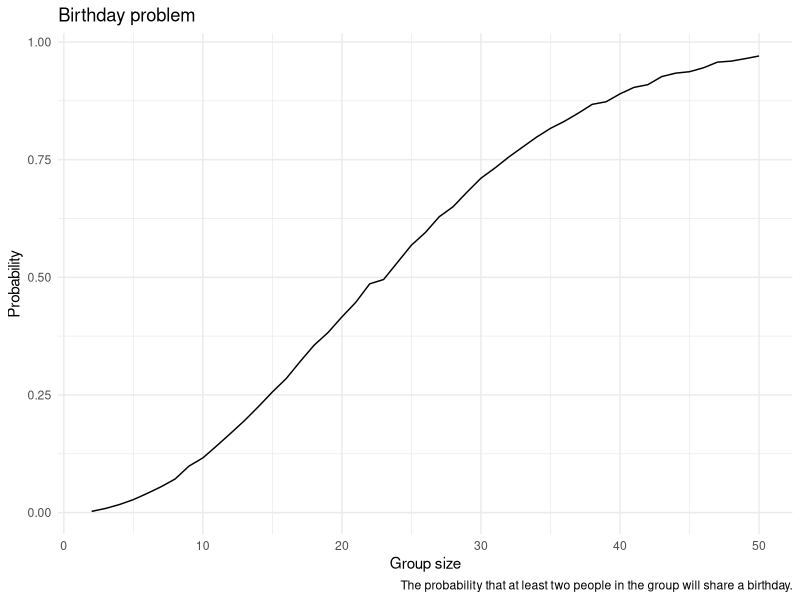

Here is the R script that generated this plot:
## ---- chunk 1
library(tidyverse)

knitr::opts_chunk$set(
  fig.width = 6,
  fig.asp = .6,
  out.width = "90%",
  warning = FALSE
)

theme_set(theme_minimal() + theme(legend.position = "bottom"))

options(
  ggplot2.continuous.colour = "viridis",
  ggplot2.continuous.fill = "viridis"
)

scale_colour_discrete = scale_colour_viridis_d
scale_fill_discrete = scale_fill_viridis_d
## ---- chunk 2
bdays_sim = function(n){

  bdays = sample(1:365, size = n, replace = TRUE)
  
  duplicate = length(unique(bdays)) < n

  return(duplicate)
  
}
## ---- chunk 3
sim_result = 
  expand_grid(
    n = 2:50,
    iter = 1:10000
  ) %>% 
  mutate(result = map_lgl(n, bdays_sim)) %>% 
  group_by(n) %>% 
  summarize(prob = mean(result))

sim_result %>% 
  ggplot(aes(x = n, y = prob)) +
  geom_line() +
  labs(
    title = "Birthday problem",
    x = "Group size",
    y = "Probability",
    caption = "The probability that at least two people in the group will share a birthday.")
